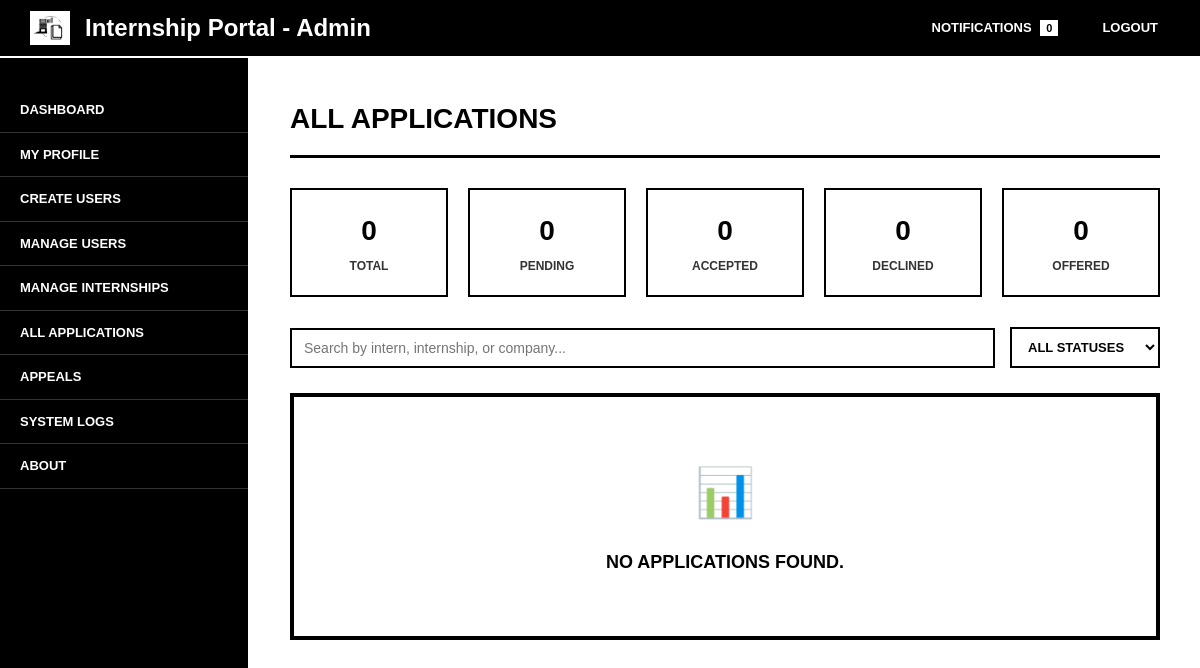
Before: /superadmin/applications.php (signed in) with the older database file.
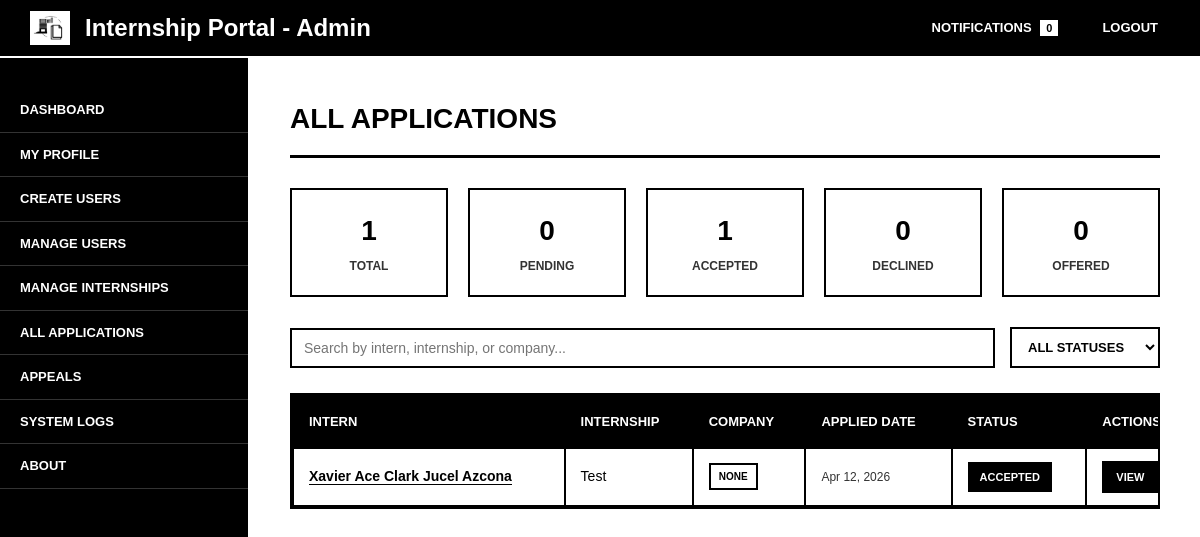
After: the same page with the newer database file.
### tables this page shows
CREATE TABLE `applications` (
  `application_id` int(11) NOT NULL,
  `internship_id` int(11) NOT NULL,
  `intern_id` int(11) NOT NULL,
  `date_applied` timestamp NOT NULL DEFAULT current_timestamp(),
  `status` enum('Pending','Reviewed','Shortlisted','Rejected','Offered','Accepted','Declined','Contract Signed') DEFAULT 'Pending'
);

CREATE TABLE `interns` (
  `intern_id` int(11) NOT NULL,
  `user_id` int(11) NOT NULL,
  `first_name` varchar(100) NOT NULL,
  `middle_name` varchar(100) DEFAULT NULL,
  `last_name` varchar(100) NOT NULL,
  `suffix` varchar(20) DEFAULT NULL,
  `gender` enum('Male','Female','Other') DEFAULT NULL,
  `birthdate` date DEFAULT NULL,
  `age` int(11) DEFAULT NULL,
  `contact_no` varchar(20) DEFAULT NULL,
  `university` varchar(150) DEFAULT NULL,
  `course` varchar(150) DEFAULT NULL,
  `year_level` varchar(50) DEFAULT NULL,
  `created_at` timestamp NOT NULL DEFAULT current_timestamp(),
  `profile_image` varchar(100) DEFAULT 'default.png'
);

CREATE TABLE `internships` (
  `internship_id` int(11) NOT NULL,
  `company_id` int(11) NOT NULL,
  `title` varchar(255) NOT NULL,
  `description` text NOT NULL,
  `requirements` text DEFAULT NULL,
  `duration` varchar(100) DEFAULT NULL,
  `allowance` decimal(10,2) DEFAULT NULL,
  `deadline` date DEFAULT NULL,
  `status` enum('pending','approved','rejected','closed') DEFAULT 'pending',
  `start_date` date DEFAULT NULL,
  `end_date` date DEFAULT NULL,
  `created_at` timestamp NOT NULL DEFAULT current_timestamp()
);

CREATE TABLE `companies` (
  `company_id` int(11) NOT NULL,
  `company_name` varchar(255) NOT NULL,
  `contact_phone` varchar(50) DEFAULT NULL,
  `industry` varchar(100) DEFAULT NULL,
  `contact_person` varchar(100) DEFAULT NULL,
  `website` varchar(150) DEFAULT NULL,
  `description` text DEFAULT NULL,
  `profile_image` varchar(255) DEFAULT 'default.png',
  `contact_email` varchar(255) DEFAULT NULL,
  `created_at` timestamp NOT NULL DEFAULT current_timestamp(),
  `updated_at` timestamp NOT NULL DEFAULT current_timestamp() ON UPDATE current_timestamp()
);

### includes/functions.php (called while the page is built, shortened)
<?php
function isSuperAdminUser($userType = null) {
    $userType = $userType ?? ($_SESSION['user_type'] ?? null);
    return $userType === 'superadmin';
}
function getAdminAreaLabel() {
    return isSuperAdminUser() ? 'Super Admin' : 'Admin';
}
?>

### superadmin/applications.php (the view, shortened to what the changed rows need)
<?php
require_once '../includes/functions.php';
$panelLabel = getAdminAreaLabel();
$itemsPerPage = 9;
$currentPage = filter_input(INPUT_GET, 'page', FILTER_VALIDATE_INT, [
    'options' => ['min_range' => 1],
]) ?: 1;
$statsStmt = $pdo->prepare("
    SELECT
        COUNT(*) AS total,
        SUM(CASE WHEN status = 'Pending' THEN 1 ELSE 0 END) AS pending,
        SUM(CASE WHEN status = 'Accepted' THEN 1 ELSE 0 END) AS accepted,
        SUM(CASE WHEN status = 'Declined' THEN 1 ELSE 0 END) AS declined,
        SUM(CASE WHEN status = 'Offered' THEN 1 ELSE 0 END) AS offered
    FROM applications
");
$statsStmt->execute();
$stats = $statsStmt->fetch(PDO::FETCH_ASSOC) ?: [];
$total = (int) ($stats['total'] ?? 0);
$accepted = (int) ($stats['accepted'] ?? 0);
$totalPages = max(1, (int) ceil($total / $itemsPerPage));
$currentPage = min($currentPage, $totalPages);
$offset = ($currentPage - 1) * $itemsPerPage;
$stmt = $pdo->prepare("
    SELECT a.*,
           i.title,
           ir.first_name, ir.last_name, u.email,
           c.company_name
    FROM applications a
    JOIN internships i ON a.internship_id = i.internship_id
    JOIN interns ir ON a.intern_id = ir.intern_id
    JOIN companies c ON i.company_id = c.company_id
    JOIN users u ON ir.user_id = u.user_id
    ORDER BY a.date_applied DESC
    LIMIT :limit OFFSET :offset
");
$stmt->bindValue(':limit', $itemsPerPage, PDO::PARAM_INT);
$stmt->bindValue(':offset', $offset, PDO::PARAM_INT);
$stmt->execute();
$applications = $stmt->fetchAll();
function getStatusClass($status) {
    return strtolower(str_replace(' ', '-', $status));
}
?>
<!DOCTYPE html>
<html>
<head>
    <link rel="stylesheet" href="../assets/css/application.css">
    <link rel="stylesheet" href="../assets/css/logout_modal.css">
    <link rel="stylesheet" href="../assets/css/responsive.css">
</head>
<body>
<div class="topnav">
    <div class="logo-section">
        <h2>Internship Portal - <?= htmlspecialchars($panelLabel) ?></h2>
    </div>
</div>
<div class="wrapper">
    <div class="main-content">
        <h2>All Applications</h2>
        <div class="stats-cards">
            <div class="stat-card">
                <h3><?= $total ?></h3>
                <p>Total</p>
            </div>
            <div class="stat-card">
                <h3><?= $accepted ?></h3>
                <p>Accepted</p>
            </div>
        </div>
        <div class="table-container">
            <?php if (count($applications) > 0): ?>
            <table id="applicationsTable">
                <thead>
                    <tr>
                        <th>Intern</th>
                        <th>Internship</th>
                        <th>Company</th>
                        <th>Applied Date</th>
                        <th>Status</th>
                        <th>Actions</th>
                    </tr>
                </thead>
                <tbody>
                    <?php foreach ($applications as $app): ?>
                    <tr data-status="<?= $app['status'] ?>">
                        <td>
                            <a href="view_intern.php?id=<?= $app['intern_id'] ?>" class="intern-name">
                                <?= htmlspecialchars($app['first_name'] . ' ' . $app['last_name']) ?>
                            </a>
                        </td>
                        <td><?= htmlspecialchars($app['title']) ?></td>
                        <td>
                            <span class="company-badge"><?= htmlspecialchars($app['company_name']) ?></span>
                        </td>
                        <td>
                            <span class="application-date"><?= date('M d, Y', strtotime($app['date_applied'])) ?></span>
                        </td>
                        <td>
                            <span class="status-badge status-<?= getStatusClass($app['status']) ?>">
                                <?= htmlspecialchars($app['status']) ?>
                            </span>
                        </td>
                        <td>
                            <div class="action-buttons">
                                <a href="view_application.php?id=<?= $app['application_id'] ?>" class="btn-action btn-view">View</a>
                            </div>
                        </td>
                    </tr>
                    <?php endforeach; ?>
                </tbody>
            </table>
            <?php else: ?>
            <div class="no-results">
                No applications found.
            </div>
            <?php endif; ?>
        </div>
    </div>
</div>
</body>
</html>

Changed rows visible on the page:
added applications: intern.last_name "Xavier Ace Clark Jucel Azcona", internship.title "Test", companies.company_name "NONE", date_applied "Apr 12, 2026", status "ACCEPTED"
Other visible differences:
$total: "0" → "1"
$accepted: "0" → "1"
text no longer shown: "NO APPLICATIONS FOUND."
text now shown: "INTERN INTERNSHIP COMPANY APPLIED DATE STATUS ACTIONS"
